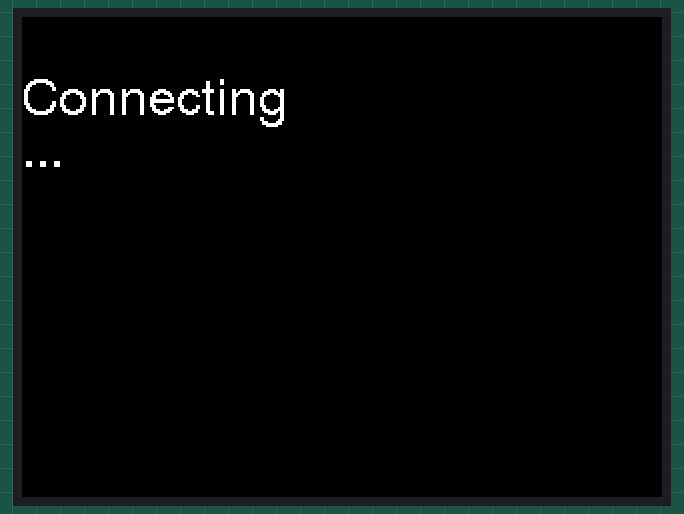
The sketch below on a simulated ESP32. Shown: 320×240 colour display. WiFi joins after 1.5 s; servers stay silent unless stated; what the sketch prints to the serial monitor is not drawn.

Above: at 2.5 s.
At 3.8 s:
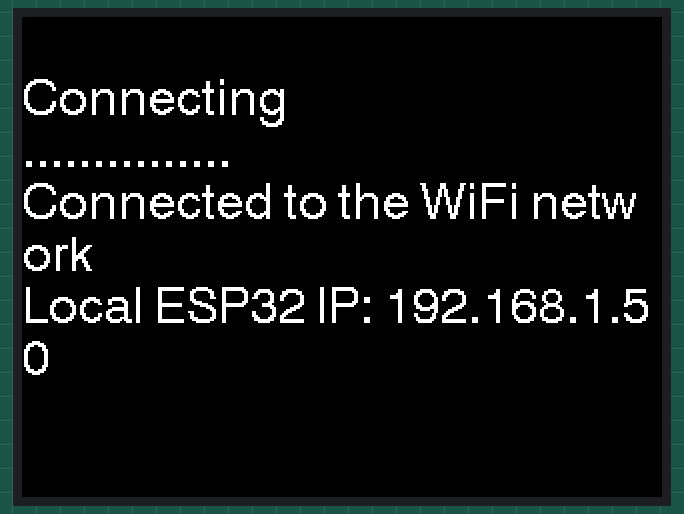
At 6.2 s:
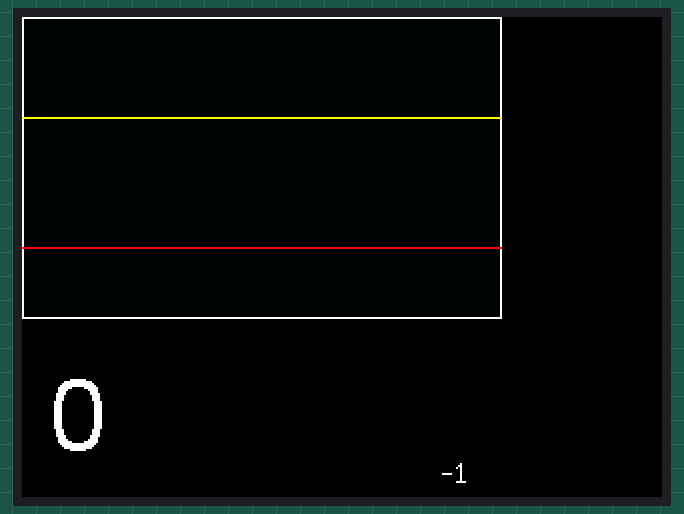

The sketch:

cgm-companion.ino
```cpp
#include <SPI.h>

#include <TFT_eSPI.h>

#include <WiFi.h>

#include <HTTPClient.h>

#include <ArduinoJson.h>

#include <TFT_eWidget.h>

// Invoke custom library for the display
TFT_eSPI tft = TFT_eSPI();

// Graph widget gr instance with pointer to tft
GraphWidget gr = GraphWidget(&tft);
// Graph trace tr with pointer to gr
TraceWidget tr = TraceWidget(&gr);

int prevVals[10];

void setup(void) {
  // Inits display on start
  tft.begin();
  tft.setRotation(3);
  tft.fillScreen(TFT_BLACK);

  connectWiFi();

  tft.fillScreen(TFT_BLACK);

  initGraph();

  // Begins loop after 1 second
  delay(1000);
}

void connectWiFi(){
  // Sets cursor to the top left for printing purposes
  tft.setCursor(0, 4, 4);
  tft.setTextColor(TFT_WHITE);

  const char* ssid = "Wi-Fi Username";
  const char* password = "Wi-Fi Password";

  Serial.begin(115200);
  delay(2000);

  WiFi.mode(WIFI_STA); //Optional
  WiFi.begin(ssid, password);
  tft.println("\nConnecting");

  while(WiFi.status() != WL_CONNECTED){
    tft.print(".");
    delay(100);
  }

  tft.println("\nConnected to the WiFi network");
  tft.print("Local ESP32 IP: ");
  tft.println(WiFi.localIP());

  delay(1000);
}

void initGraph(){
  gr.createGraph(239, 150, tft.color565(5, 5, 5));

  gr.setGraphScale(0, 9, 0, 300);

  gr.setGraphGrid(0, 9, 0, 300, TFT_WHITE);
}

void loop() {
  // Resets screen so newly written information does not overlap
  tft.fillScreen(TFT_BLACK);

  getRequest();

  drawContent();

  // Repeats loop every 60000ms or every minute
  delay(60000);
}

void getRequest(){
  String url = "{Your Nightscout URL}/api/v1/entries.json";

  HTTPClient http;

  //Begin the HTTP request for the URL
  http.begin(url);

  // Send GET request and store as the code
  int httpCode = http.GET();

  tft.setCursor(210, 220, 2);
  tft.println(httpCode);

  String response = "";

  if (httpCode == 200) {
    response = http.getString();
  }
  else {
    Serial.print("Request failed with status code: ");
    Serial.println(httpCode);
    return;
  }

  // Close the connection
  http.end();

  // Stream & input;
  JsonDocument doc;

  DeserializationError error = deserializeJson(doc, response);

  if (error) {
    Serial.print("deserializeJson() failed: ");
    Serial.println(error.c_str());
    return;
  }

  // Init variable to keep track of the number of sgv values stored
  int sgvCount = 0;

  // Loop through each JSON object in the array
  for (JsonObject item : doc.as<JsonArray>()) {
      int sgv = item["sgv"];
      // Store value in array and increment sgvCount so next loop iteration
      // will not overwrite index
      prevVals[sgvCount++] = sgv;
  }
}

void drawContent(){
  gr.drawGraph(0, 0);

  tft.setCursor(15, 180, 6);
  tft.println(prevVals[0]);

  tr.startTrace(TFT_RED);
  // Add a trace point at 0.0,0.0 on graph
  tr.addPoint(0.0, 70.0);
  // Line represents a low glucose value on the graph
  tr.addPoint(9.0, 70.0);

  tr.startTrace(TFT_YELLOW);
  // Add a trace point at 0.0,0.0 on graph
  tr.addPoint(0.0, 200.0);
    // Line represents a high glucose value on the graph
  tr.addPoint(9.0, 200.0);

  tr.startTrace(TFT_WHITE);

  for (int i = 0; i < 10; i++){
    // Draws in decreasing order since increasing order will flip the graph
    // where most recent is (0, Y) on the graph
    tr.addPoint(i, prevVals[9 - i]);
  }
}
```

Measured:
- what the display in image 1 shows lasts 1.0 s, from 3.7 s to 4.7 s
